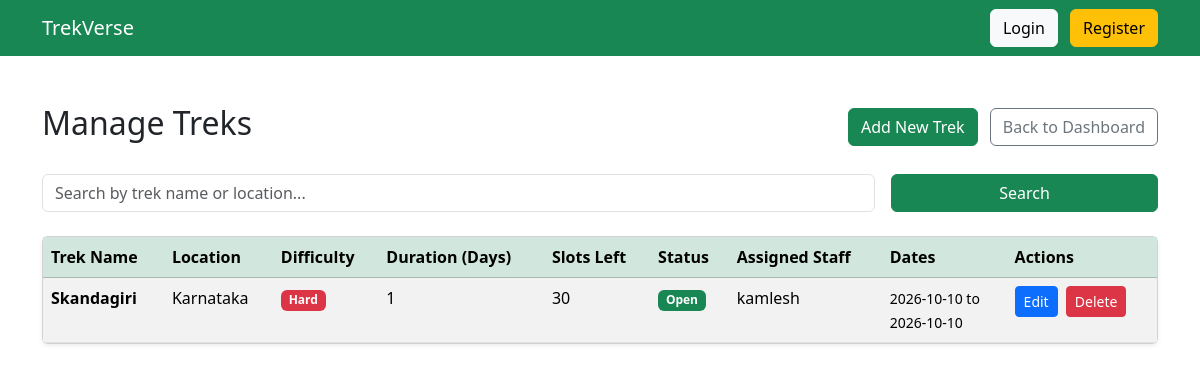
The page /admin/admin_treks (signed in) on the database as committed earlier.
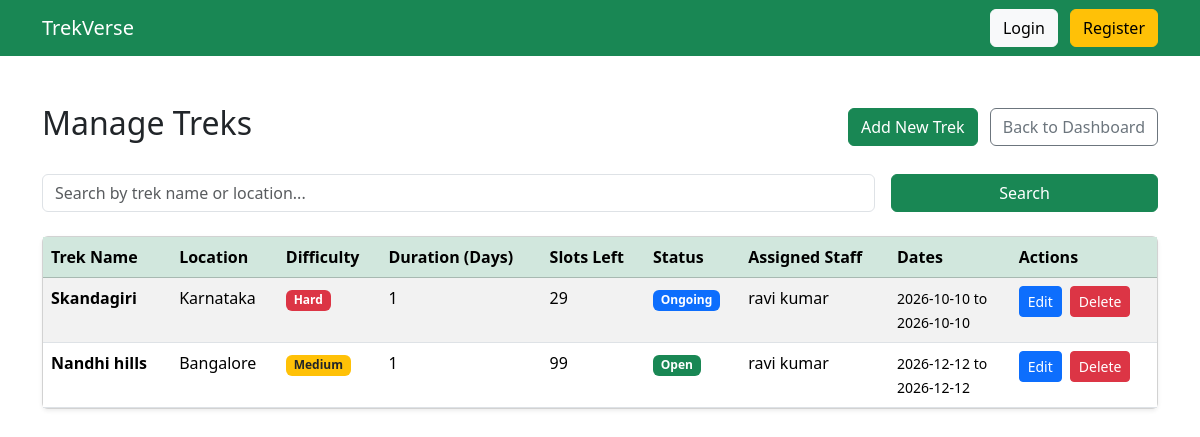
The same page on the database as committed later.
### models.py (models this page shows)
class Trek(db.Model):
    __tablename__ = "treks"
    id = db.Column(db.Integer, primary_key=True)
    name = db.Column(db.String(100), nullable=False)
    location = db.Column(db.String(100), nullable=False)
    difficulty = db.Column(db.String(20), nullable=False)
    duration = db.Column(db.Integer, nullable=False)
    available_slots = db.Column(db.Integer, nullable=False)
    status = db.Column(db.String(20), default="Pending")
    start_date = db.Column(db.Date)
    end_date = db.Column(db.Date)
    description = db.Column(db.Text)
    staff_id = db.Column(
        db.Integer,
        db.ForeignKey("users.id")
    )
    created_at = db.Column(
        db.DateTime,
        default=datetime.utcnow
    )
    bookings = db.relationship(
        "Booking",
        backref="trek",
        lazy=True
    )

class User(db.Model):
    __tablename__ = "users"
    id = db.Column(db.Integer, primary_key=True)
    name = db.Column(db.String(100), nullable=False)
    email = db.Column(db.String(120), unique=True, nullable=False)
    password = db.Column(db.String(255), nullable=False)
    phone = db.Column(db.String(15))
    role = db.Column(db.String(20), nullable=False)
    approved = db.Column(db.Boolean, default=False)
    blacklisted = db.Column(db.Boolean, default=False)
    experience_years = db.Column(db.Integer, default=0)
    skills = db.Column(db.String(255), default="")
    bio = db.Column(db.Text, default="")
    created_at = db.Column(db.DateTime, default=datetime.utcnow)
    managed_treks = db.relationship(
        "Trek",
        backref="staff",
        lazy=True
    )
    bookings = db.relationship(
        "Booking",
        backref="user",
        lazy=True
    )

### routes.py (the view)
    @app.route("/admin/admin_treks")
    def admin_treks():
        if "user_id" not in session or session["role"] != "admin":
            return "Access Denied"
        q = request.args.get("q", "")
        if q:
            treks = Trek.query.filter(Trek.name.like(f"%{q}%") | Trek.location.like(f"%{q}%")).all()
        else:
            treks = Trek.query.all()
        return render_template("admin/admin_treks.html", treks=treks, q=q)

### templates/admin/admin_treks.html
{% extends "base.html" %}
{% block content %}
<div class="d-flex justify-content-between align-items-center mb-4">
    <h2>Manage Treks</h2>
    <div>
        <a href="/admin/admin_treks/add" class="btn btn-success me-2">Add New Trek</a>
        <a href="/admin/dashboard" class="btn btn-outline-secondary">Back to Dashboard</a>
    </div>
</div>
<form method="GET" action="/admin/admin_treks" class="row g-3 mb-4">
    <div class="col-md-9">
        <input type="text" name="q" class="form-control" placeholder="Search by trek name or location..." value="{{ q or '' }}">
    </div>
    <div class="col-md-3">
        <button type="submit" class="btn btn-success w-100">Search</button>
    </div>
</form>
<div class="card shadow-sm">
    <div class="card-body p-0">
        <table class="table table-striped table-hover mb-0">
            <thead class="table-success">
                <tr>
                    <th>Trek Name</th>
                    <th>Location</th>
                    <th>Difficulty</th>
                    <th>Duration (Days)</th>
                    <th>Slots Left</th>
                    <th>Status</th>
                    <th>Assigned Staff</th>
                    <th>Dates</th>
                    <th>Actions</th>
                </tr>
            </thead>
            <tbody>
                {% for trek in treks %}
                <tr>
                    <td><strong>{{ trek.name }}</strong></td>
                    <td>{{ trek.location }}</td>
                    <td>
                        <span class="badge {% if trek.difficulty == 'Easy' %}bg-info{% elif trek.difficulty == 'Medium' %}bg-warning text-dark{% else %}bg-danger{% endif %}">
                            {{ trek.difficulty }}
                        </span>
                    </td>
                    <td>{{ trek.duration }}</td>
                    <td>{{ trek.available_slots }}</td>
                    <td>
                        <span class="badge {% if trek.status == 'Open' %}bg-success{% elif trek.status == 'Closed' %}bg-secondary{% elif trek.status == 'Pending' %}bg-warning text-dark{% else %}bg-primary{% endif %}">
                            {{ trek.status }}
                        </span>
                    </td>
                    <td>{{ trek.staff.name if trek.staff else 'Unassigned' }}</td>
                    <td>
                        <small>
                            {{ trek.start_date.strftime('%Y-%m-%d') if trek.start_date else 'N/A' }} to<br>
                            {{ trek.end_date.strftime('%Y-%m-%d') if trek.end_date else 'N/A' }}
                        </small>
                    </td>
                    <td>
                        <a href="/admin/admin_treks/edit/{{ trek.id }}" class="btn btn-sm btn-primary me-1">Edit</a>
                        <form action="/admin/admin_treks/delete/{{ trek.id }}" method="POST" class="d-inline" onsubmit="return confirm('Are you sure you want to delete this trek?');">
                            <button type="submit" class="btn btn-sm btn-danger">Delete</button>
                        </form>
                    </td>
                </tr>
                {% else %}
                <tr>
                    <td colspan="9" class="text-center py-4">No treks found.</td>
                </tr>
                {% endfor %}
            </tbody>
        </table>
    </div>
</div>
{% endblock %}

### templates/base.html (shortened to what this page needs)
<!DOCTYPE html>
<html lang="en">
<head>
    <link href="https://cdn.jsdelivr.net/npm/bootstrap@5.3.7/dist/css/bootstrap.min.css" rel="stylesheet">
</head>
<body>
<nav class="navbar navbar-expand-lg navbar-dark bg-success">
    <div class="container">
        <a class="navbar-brand" href="/"> TrekVerse</a>
        <div>
            <a class="btn btn-light me-2" href="/login">Login</a>
            <a class="btn btn-warning" href="/register">Register</a>
        </div>
    </div>
</nav>
<div class="container mt-5">
{% block content %}
{% endblock %}
</div>
</body>
</html>

Rows that differ between the two databases and show on the page:
changed Trek "Skandagiri": available_slots "30" → "29"; status "Open" → "Ongoing"; staff "kamlesh" → "ravi kumar"
added Trek: name "Nandhi hills", location "Bangalore", difficulty "Medium", duration "1", available_slots "99", status "Open", staff "ravi kumar", start_date "2026-12-12", end_date "2026-12-12"
